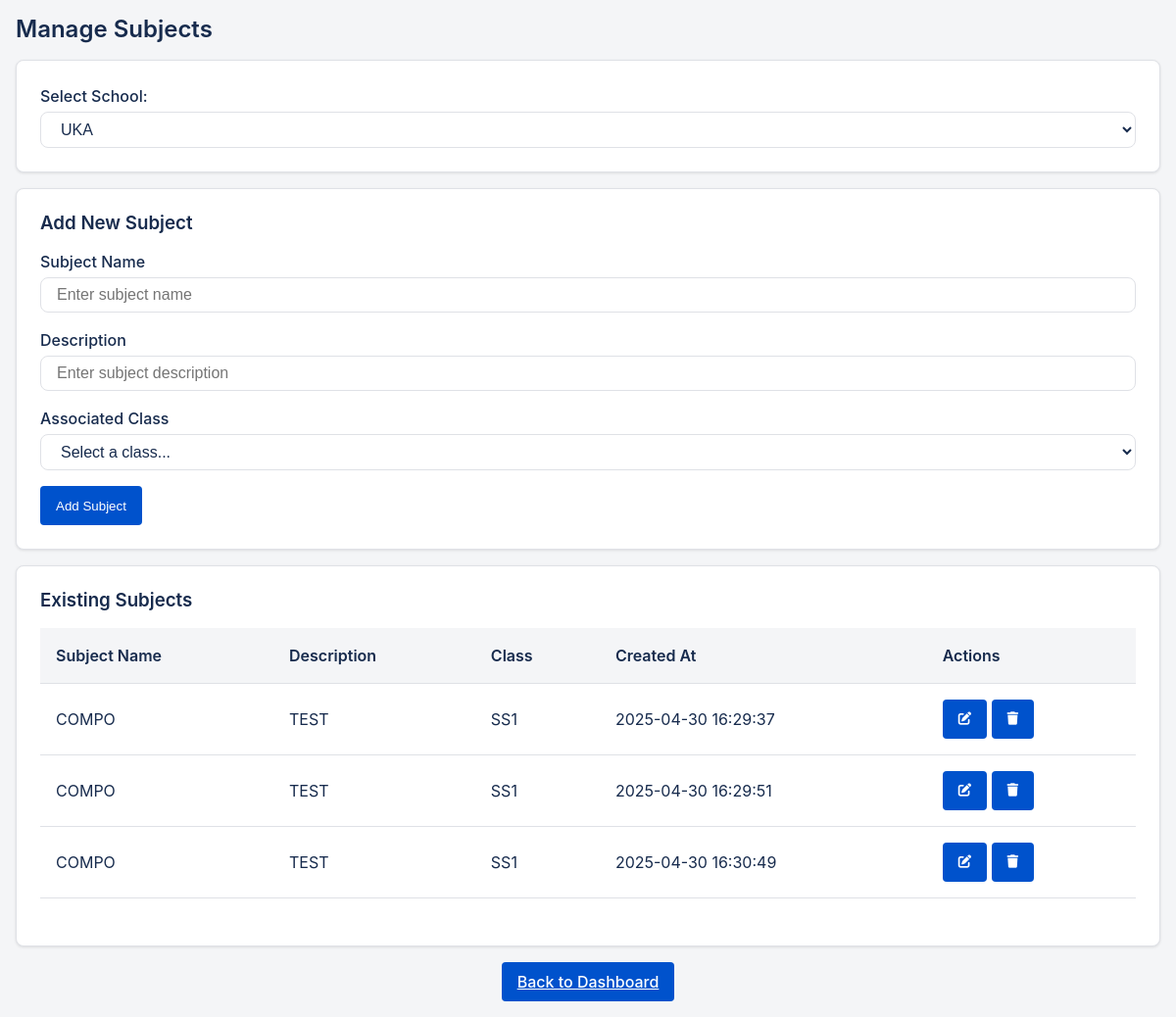
The page /admin/create_subject.php?school_id=3 (signed in) on the database as committed earlier.
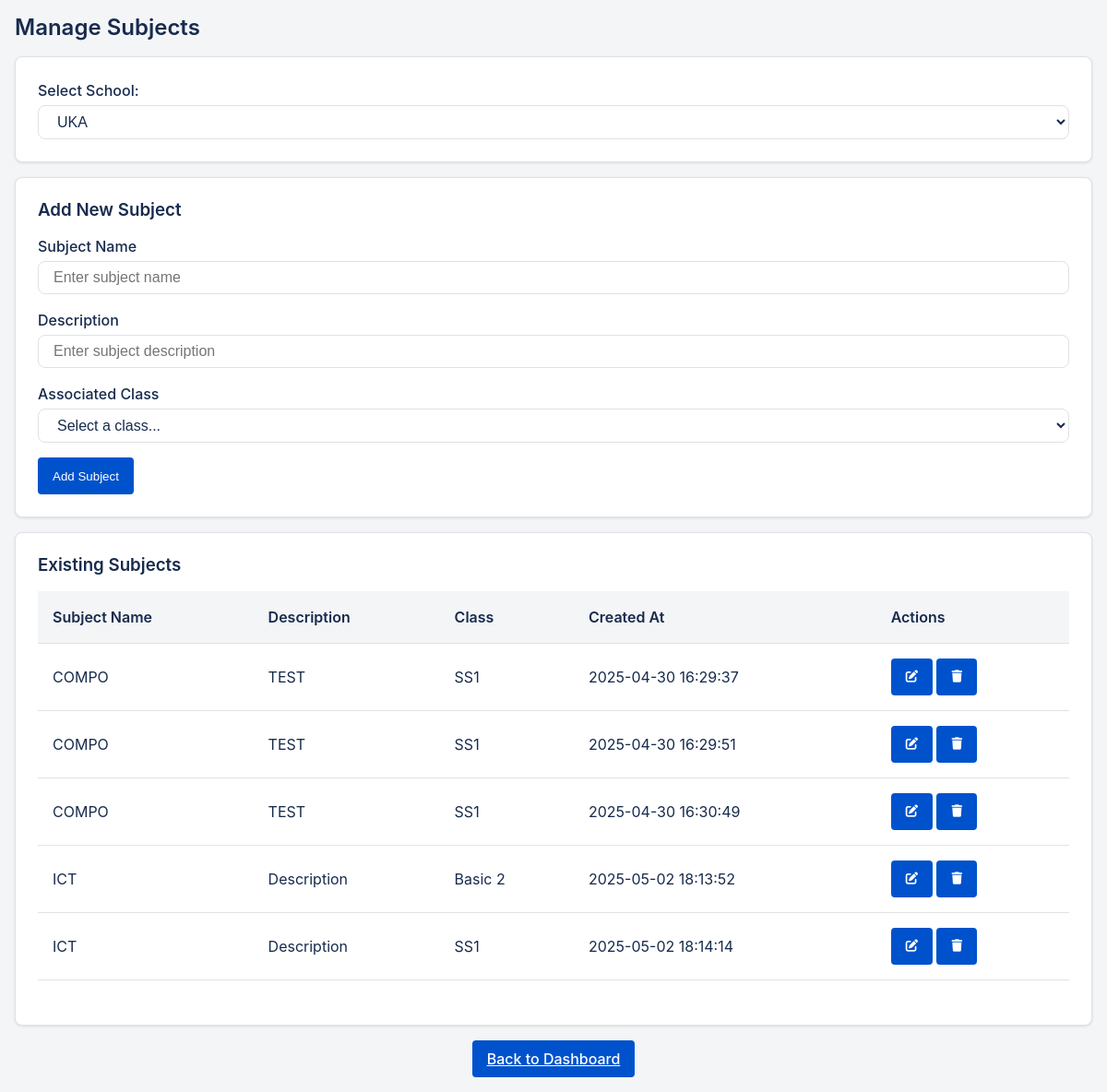
The same page on the database as committed later.
### tables this page shows
CREATE TABLE `subjects` (
  `id` int NOT NULL,
  `school_id` int NOT NULL,
  `subject_name` varchar(100) NOT NULL,
  `description` varchar(255) DEFAULT NULL,
  `class_id` int DEFAULT NULL,
  `created_by` int DEFAULT NULL,
  `created_at` timestamp NOT NULL DEFAULT CURRENT_TIMESTAMP
);

CREATE TABLE `classes` (
  `id` int NOT NULL,
  `school_id` int NOT NULL,
  `class_name` varchar(100) NOT NULL,
  `description` varchar(255) DEFAULT NULL,
  `created_by` int DEFAULT NULL,
  `created_at` timestamp NOT NULL DEFAULT CURRENT_TIMESTAMP
);

### admin/create_subject.php (the view, shortened to what this page needs)
<?php
require_once '../includes/db.php';
$schoolsStmt = $pdo->query("SELECT id, name FROM schools ORDER BY name ASC");
$schools = $schoolsStmt->fetchAll(PDO::FETCH_ASSOC);
$currentSchoolId = $_SESSION['school_id'] ?? null;
if (!$currentSchoolId && !empty($schools)) {
    $currentSchoolId = $schools[0]['id'];
}
if (isset($_GET['school_id'])) {
    $currentSchoolId = (int)$_GET['school_id'];
}
$subjectsStmt = $pdo->prepare("
    SELECT subjects.id, subjects.subject_name AS name, subjects.description,
           classes.class_name AS class_name, subjects.created_at
    FROM subjects
    LEFT JOIN classes ON subjects.class_id = classes.id
    WHERE subjects.school_id = ?
");
$subjectsStmt->execute([$currentSchoolId]);
$subjects = $subjectsStmt->fetchAll(PDO::FETCH_ASSOC);
?>
<!DOCTYPE html>
<html>
<head>
    <link rel="stylesheet" href="https://cdnjs.cloudflare.com/ajax/libs/font-awesome/6.0.0/css/all.min.css">
    <link rel="stylesheet" href="../assets/clean-styles.css">
</head>
<body>
    <div class="container">
        <h2 class="text-white mb-4">Manage Subjects</h2>
        <div class="card mb-4">
            <div class="school-selector">
                <form method="GET" action="">
                    <label for="school_id">Select School:</label>
                    <select id="school_id" name="school_id" onchange="this.form.submit()">
                        <?php foreach ($schools as $school): ?>
                            <option value="<?= $school['id'] ?>" <?= $currentSchoolId == $school['id'] ? 'selected' : '' ?>>
                                <?= htmlspecialchars($school['name']) ?>
                            </option>
                        <?php endforeach; ?>
                    </select>
                </form>
            </div>
        </div>
        <div class="card">
            <h3>Add New Subject</h3>
            <form method="POST" action="" class="mb-4">
                <div class="form-group">
                    <label for="subjectName">Subject Name</label>
                    <input type="text" id="subjectName" name="subject_name" required placeholder="Enter subject name">
                </div>
                <div class="form-group">
                    <label for="description">Description</label>
                    <input type="text" id="description" name="description" placeholder="Enter subject description">
                </div>
                <div class="form-group">
                    <label for="classId">Associated Class</label>
                    <select id="classId" name="class_id" required>
                        <option value="">Select a class...</option>
                    </select>
                </div>
                <button type="submit" class="btn w-100">Add Subject</button>
            </form>
        </div>
        <div class="mt-4">
            <div class="card">
                <h3>Existing Subjects</h3>
                <div class="table-responsive">
                    <table class="recordings-table mt-3">
                        <thead>
                            <tr>
                                <th>Subject Name</th>
                                <th>Description</th>
                                <th>Class</th>
                                <th>Created At</th>
                                <th>Actions</th>
                            </tr>
                        </thead>
                        <tbody>
                            <?php foreach ($subjects as $subject): ?>
                                <tr data-id="<?= $subject['id'] ?>">
                                    <td><?= htmlspecialchars($subject['name']) ?></td>
                                    <td><?= htmlspecialchars($subject['description'] ?? 'N/A') ?></td>
                                    <td><?= htmlspecialchars($subject['class_name']) ?></td>
                                    <td><?= htmlspecialchars($subject['created_at']) ?></td>
                                    <td>
                                        <button class="btn" onclick="editSubject(<?= $subject['id'] ?>)">
                                            <i class="fas fa-edit"></i>
                                        </button>
                                        <button class="btn" onclick="deleteSubject(<?= $subject['id'] ?>)">
                                            <i class="fas fa-trash"></i>
                                        </button>
                                    </td>
                                </tr>
                            <?php endforeach; ?>
                        </tbody>
                    </table>
                </div>
            </div>
        </div>
        <div class="mt-4 text-center">
            <a href="dashboard.php" class="btn">Back to Dashboard</a>
        </div>
    </div>
</body>
</html>

Rows that differ between the two databases and show on the page:
added subjects: subject_name "ICT", description "Description", class.class_name "Basic 2", created_at "2025-05-02 18:13:52"
added subjects: subject_name "ICT", description "Description", class.class_name "SS1", created_at "2025-05-02 18:14:14"
